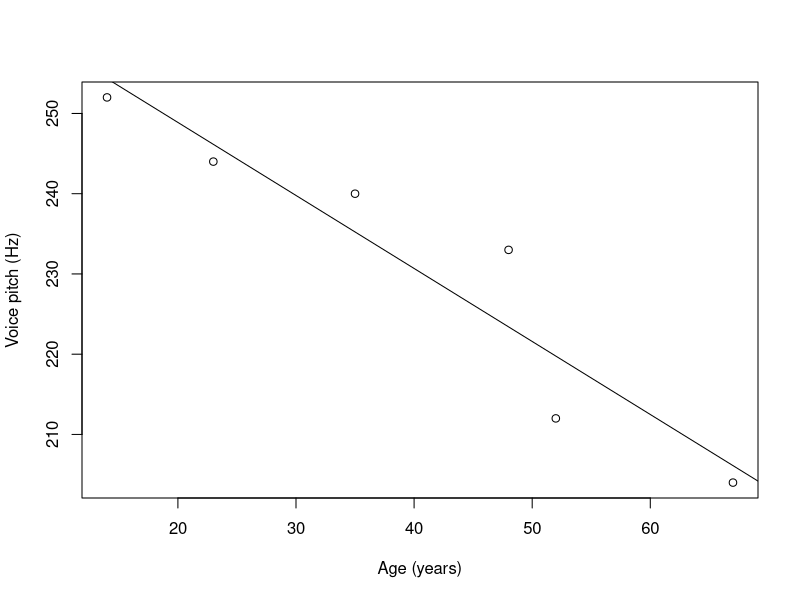
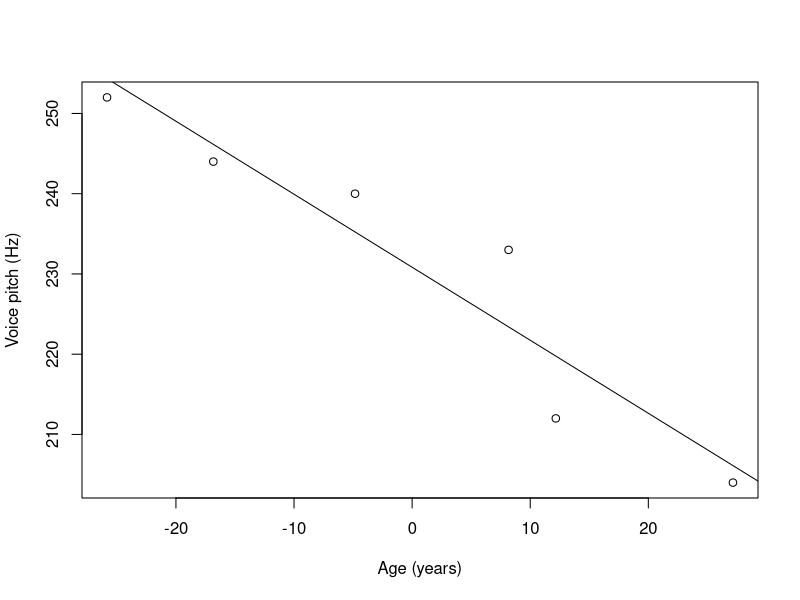
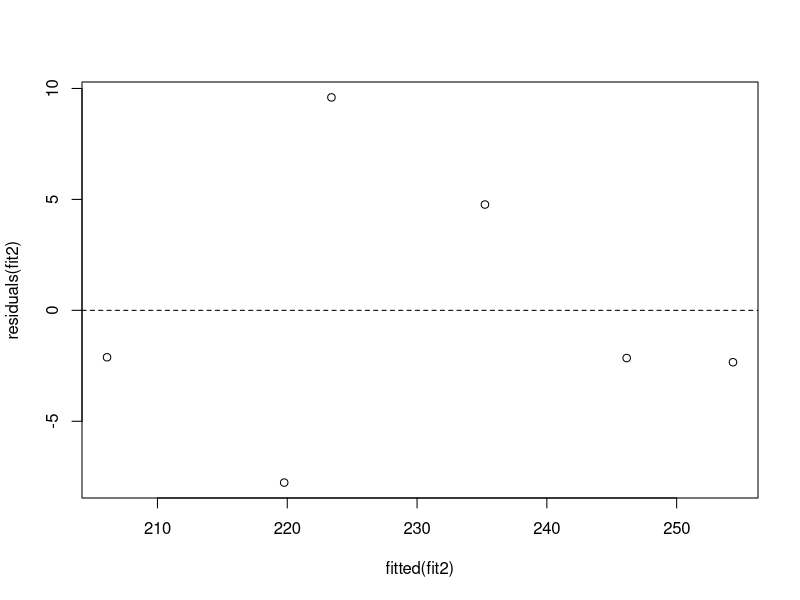
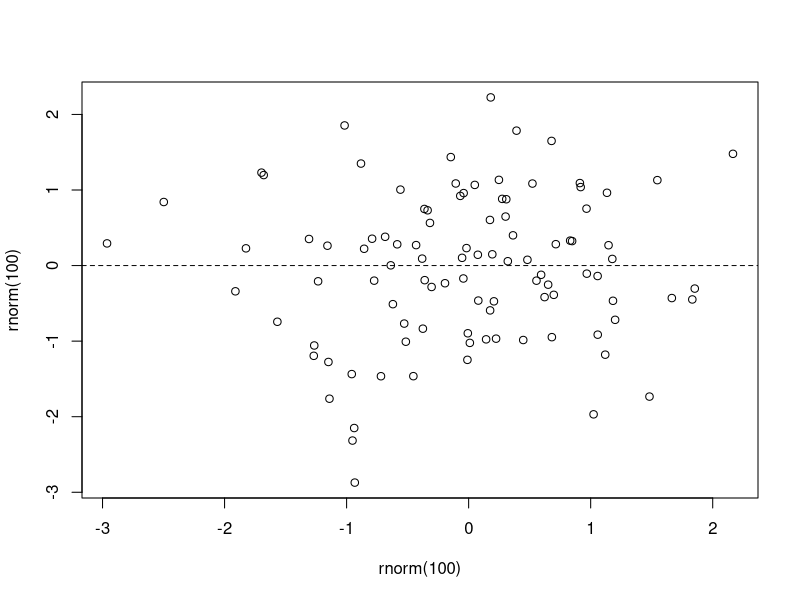
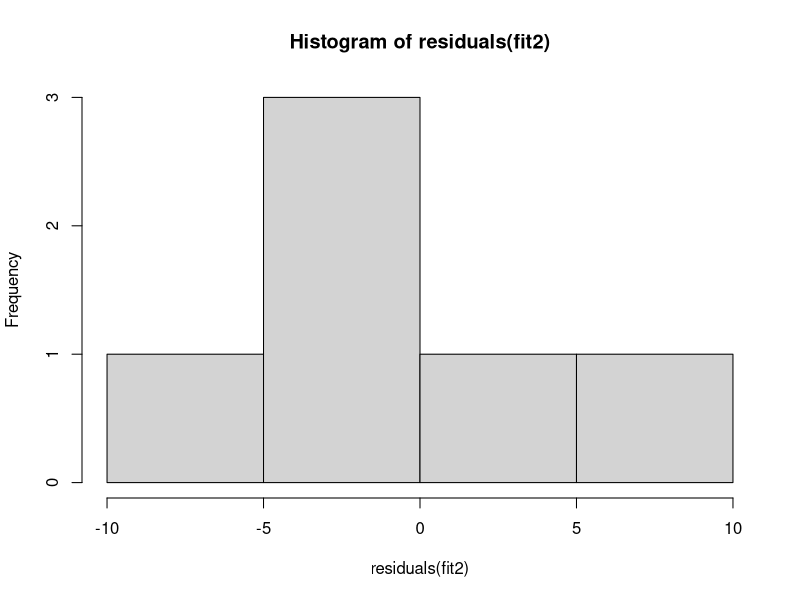
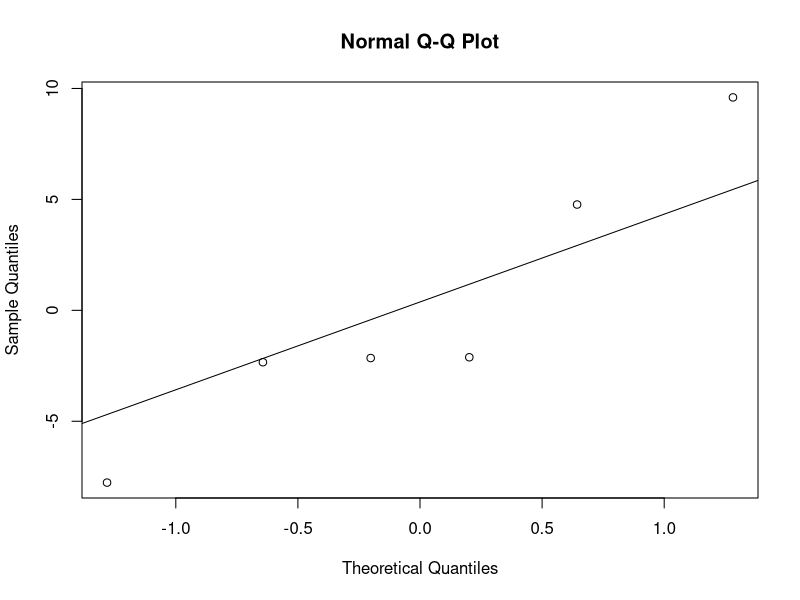

Reproduce these figures in R, in order.
#Linear model
pitch <- c(233, 204, 242, 130, 112, 142)
sex <- c(rep("female",3), rep("male",3))
my.df <- data.frame(sex, pitch)
fit <- lm(pitch ~ sex, my.df)
summary(fit)

mean(my.df[my.df$sex == "female",]$pitch)
mean(my.df[my.df$sex == "male",]$pitch)

age<- c(14, 23, 35, 48, 52, 67)
pitch <- c(252, 244, 240, 233, 212, 204)
my.df <- data.frame(age, pitch)
fit2 <- lm(pitch ~ age, my.df)
summary(fit2)

plot(pitch ~ age, type = "p", xlab = "Age (years)", 
     ylab = "Voice pitch (Hz)", data = my.df)
abline(fit2)

my.df$age.c <- my.df$age - mean(my.df$age)
fit3 <- lm(pitch ~ age.c, my.df)
summary(fit3)
plot(pitch ~ age.c, type = "p", xlab = "Age (years)", 
     title = "Centering age to the mean",
     ylab = "Voice pitch (Hz)", data = my.df)
abline(fit3)


plot(fitted(fit2), residuals(fit2))
abline(h=0, lty = 2)

plot(rnorm(100), rnorm(100))
abline(h=0, lty = 2)

hist(residuals(fit2))
qqnorm(residuals(fit2))
qqline(residuals(fit2))

dfbeta(fit2)
